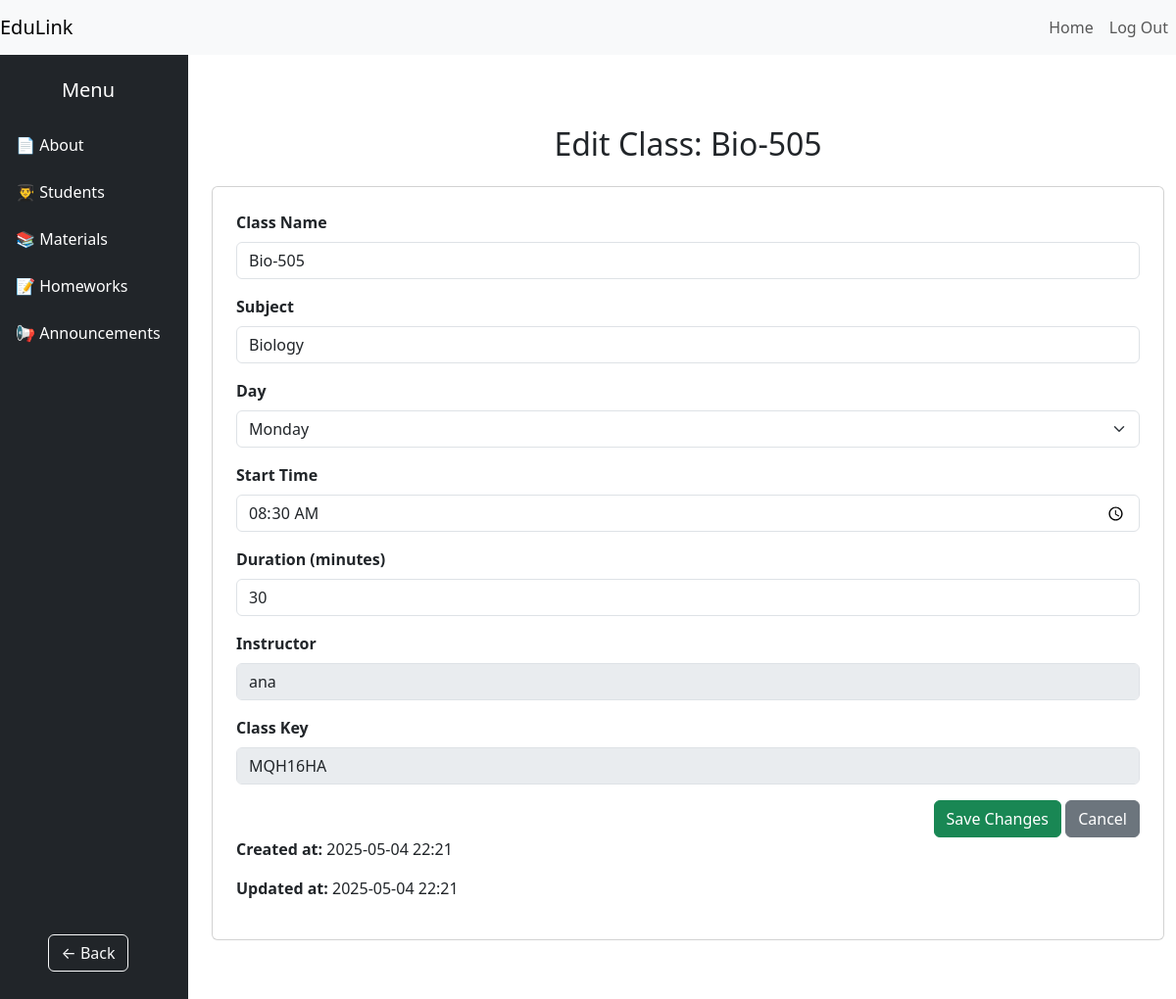
The page /class_dashboard/1 (signed in) on the database its author committed.
### service505.py (models this page shows, shortened)
class Class(db.Model):
        table_name = 'class'
        id = db.Column(db.Integer, primary_key=True)
        name = db.Column(db.String(100), nullable=False)
        subject = db.Column(db.String(100), nullable=False)
        day = db.Column(db.String(10), nullable=False)
        start_time = db.Column(db.Time, nullable=False)
        duration = db.Column(db.Integer, nullable=False)
        key = db.Column(db.String(10), unique=True, nullable=False)
        instructor_id = db.Column(db.Integer, db.ForeignKey('user.id'), nullable=False)
        materials = db.relationship('Material', backref='class_info', cascade='all, delete-orphan')
        homeworks = db.relationship('Homework', backref='class_info', cascade='all, delete-orphan')
        announcements = db.relationship('Announcement', backref='class_info', cascade='all, delete-orphan')
        created_at = db.Column(db.DateTime(timezone=True), server_default=func.now())
        updated_at = db.Column(db.DateTime(timezone=True), default=func.now(), onupdate=func.now())
        @property
        def created_at_tbilisi(self):
            return self.created_at + timedelta(hours=4) if self.created_at else None
        @property
        def updated_at_tbilisi(self):
            return self.updated_at + timedelta(hours=4) if self.updated_at else None

class User(UserMixin, db.Model):
    table_name = 'users'
    id:Mapped[int] = mapped_column(db.Integer, primary_key=True)
    email: Mapped[str] = mapped_column(String(100), unique=True)
    password: Mapped[str] = mapped_column(String(100))
    name: Mapped[str] = mapped_column(String(1000))
    lastname: Mapped[str] = mapped_column(String(1000))
    phonenumber: Mapped[str] = mapped_column(String(1000),nullable=True)
    gender: Mapped[str] = mapped_column(String(1000))
    profile_image: Mapped[str] = mapped_column(String(1000), nullable=True)
    classes = db.relationship('Class', backref='instructor', lazy=True)
    created_at = db.Column(db.DateTime(timezone=True), server_default=func.now())
    updated_at = db.Column(db.DateTime(timezone=True), default=func.now(), onupdate=func.now())

### service505.py (the view)
@app.route('/class_dashboard/<int:class_id>')
@login_required
def class_dashboard(class_id):
    class_info = Class.query.get_or_404(class_id)
    return render_template('class/class_about.html', class_info=class_info)

### service505.py (called while the page is built)
@login_manager.user_loader
def load_user(user_id):
   return User.query.get(int(user_id))

### templates/class/class_about.html
{% extends "base/base_class.html" %}
{% block class_content %}
<div class="container py-5">
    <h2 class="text-center mb-4">Edit Class: {{ class_info.name }}</h2>
    <form method="POST" action="{{ url_for('edit_class', class_id=class_info.id) }}">
        <div class="card p-4">
            <div class="mb-3">
                <label class="form-label fw-bold">Class Name</label>
                <input type="text" name="name" class="form-control" value="{{ class_info.name }}" required>
            </div>
            <div class="mb-3">
                <label class="form-label fw-bold">Subject</label>
                <input type="text" name="subject" class="form-control" value="{{ class_info.subject }}" required>
            </div>
            <div class="mb-3">
                <label class="form-label fw-bold">Day</label>
                <select name="day" class="form-select" required>
                    {% for d in ['Monday', 'Tuesday', 'Wednesday', 'Thursday', 'Friday', 'Saturday', 'Sunday'] %}
                        <option value="{{ d }}" {% if class_info.day == d %}selected{% endif %}>{{ d }}</option>
                    {% endfor %}
                </select>
            </div>
            <div class="mb-3">
                <label class="form-label fw-bold">Start Time</label>
                <input type="time" name="start_time" class="form-control"
                       value="{{ class_info.start_time.strftime('%H:%M') }}" required>
            </div>
            <div class="mb-3">
                <label class="form-label fw-bold">Duration (minutes)</label>
                <input type="number" name="duration" class="form-control"
                       value="{{ class_info.duration }}" required>
            </div>
            <div class="mb-3">
                <label class="form-label fw-bold">Instructor</label>
                <input type="text" class="form-control" value="{{ class_info.instructor.name }}" disabled>
            </div>
            <div class="mb-3">
                <label class="form-label fw-bold">Class Key</label>
                <input type="text" class="form-control" value="{{ class_info.key }}" disabled>
            </div>
            <div class="text-end">
                <button type="submit" class="btn btn-success">Save Changes</button>
                <a href="{{ url_for('class_dashboard', class_id=class_info.id) }}" class="btn btn-secondary">Cancel</a>
            </div>
          <p><strong>Created at:</strong> {{ class_info.created_at_tbilisi.strftime('%Y-%m-%d %H:%M') }}</p>
          <p><strong>Updated at:</strong> {{ class_info.updated_at_tbilisi.strftime('%Y-%m-%d %H:%M') }}</p>
        </div>
    </form>
</div>
{% endblock %}

### rows shown on the page
Class: name "Bio-505", subject "Biology", day "Monday", start_time "08:30", duration "30", key "MQH16HA", created_at_tbilisi "2025-05-04 22:21", updated_at_tbilisi "2025-05-04 22:21"
User: instructor.name "ana"
